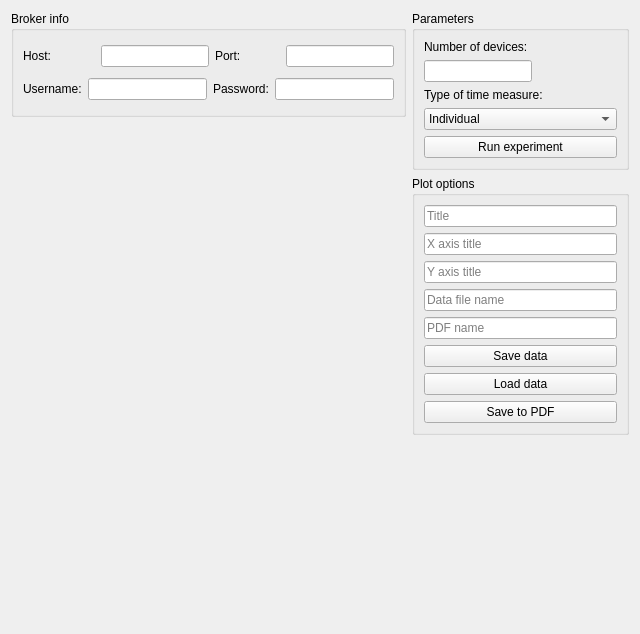
<?xml version="1.0" encoding="UTF-8"?>
<ui version="4.0">
 <class>ExperimentsUI</class>
 <widget class="QWidget" name="ExperimentsUI">
  <property name="geometry">
   <rect>
    <x>0</x>
    <y>0</y>
    <width>640</width>
    <height>634</height>
   </rect>
  </property>
  <property name="windowTitle">
   <string>Form</string>
  </property>
  <layout class="QVBoxLayout" name="verticalLayout">
   <item>
    <layout class="QHBoxLayout" name="horizontalLayout_4">
     <item>
      <layout class="QVBoxLayout" name="verticalLayout_2">
       <item>
        <widget class="QGroupBox" name="groupBox_2">
         <property name="title">
          <string>Broker info</string>
         </property>
         <layout class="QVBoxLayout" name="verticalLayout_5">
          <item>
           <layout class="QHBoxLayout" name="horizontalLayout_2">
            <item>
             <widget class="QLabel" name="label_host">
              <property name="sizePolicy">
               <sizepolicy hsizetype="Maximum" vsizetype="Preferred">
                <horstretch>0</horstretch>
                <verstretch>0</verstretch>
               </sizepolicy>
              </property>
              <property name="minimumSize">
               <size>
                <width>72</width>
                <height>0</height>
               </size>
              </property>
              <property name="text">
               <string>Host:</string>
              </property>
             </widget>
            </item>
            <item>
             <widget class="QLineEdit" name="lineEdit_host"/>
            </item>
            <item>
             <widget class="QLabel" name="label_port">
              <property name="enabled">
               <bool>true</bool>
              </property>
              <property name="minimumSize">
               <size>
                <width>65</width>
                <height>0</height>
               </size>
              </property>
              <property name="text">
               <string>Port:</string>
              </property>
              <property name="wordWrap">
               <bool>false</bool>
              </property>
             </widget>
            </item>
            <item>
             <widget class="QLineEdit" name="lineEdit_port"/>
            </item>
           </layout>
          </item>
          <item>
           <layout class="QHBoxLayout" name="horizontalLayout_3">
            <item>
             <widget class="QLabel" name="label_username">
              <property name="text">
               <string>Username:</string>
              </property>
             </widget>
            </item>
            <item>
             <widget class="QLineEdit" name="lineEdit_username"/>
            </item>
            <item>
             <widget class="QLabel" name="label_password">
              <property name="text">
               <string>Password:</string>
              </property>
             </widget>
            </item>
            <item>
             <widget class="QLineEdit" name="lineEdit_password"/>
            </item>
           </layout>
          </item>
         </layout>
        </widget>
       </item>
       <item>
        <layout class="QHBoxLayout" name="horizontalLayout">
         <item>
          <widget class="QCustomPlot" name="widget_plot" native="true">
           <property name="sizePolicy">
            <sizepolicy hsizetype="Preferred" vsizetype="Minimum">
             <horstretch>0</horstretch>
             <verstretch>0</verstretch>
            </sizepolicy>
           </property>
           <property name="minimumSize">
            <size>
             <width>0</width>
             <height>500</height>
            </size>
           </property>
          </widget>
         </item>
        </layout>
       </item>
      </layout>
     </item>
     <item>
      <layout class="QVBoxLayout" name="verticalLayout_3">
       <item>
        <widget class="QGroupBox" name="groupBox">
         <property name="title">
          <string>Parameters</string>
         </property>
         <layout class="QVBoxLayout" name="verticalLayout_4">
          <item>
           <widget class="QLabel" name="label_ndevices">
            <property name="text">
             <string>Number of devices:</string>
            </property>
           </widget>
          </item>
          <item>
           <widget class="QLineEdit" name="lineEdit_ndevices">
            <property name="sizePolicy">
             <sizepolicy hsizetype="Maximum" vsizetype="Fixed">
              <horstretch>0</horstretch>
              <verstretch>0</verstretch>
             </sizepolicy>
            </property>
           </widget>
          </item>
          <item>
           <widget class="QLabel" name="label">
            <property name="text">
             <string>Type of time measure:</string>
            </property>
           </widget>
          </item>
          <item>
           <widget class="QComboBox" name="comboBox_time_measurement">
            <item>
             <property name="text">
              <string>Individual</string>
             </property>
            </item>
            <item>
             <property name="text">
              <string>Cummulative</string>
             </property>
            </item>
           </widget>
          </item>
          <item>
           <widget class="QPushButton" name="pushButton_runExperiment">
            <property name="text">
             <string>Run experiment</string>
            </property>
           </widget>
          </item>
         </layout>
        </widget>
       </item>
       <item>
        <widget class="QGroupBox" name="groupBox_3">
         <property name="title">
          <string>Plot options</string>
         </property>
         <layout class="QVBoxLayout" name="verticalLayout_6">
          <item>
           <widget class="QLineEdit" name="lineEdit_plot_title">
            <property name="text">
             <string/>
            </property>
            <property name="placeholderText">
             <string>Title</string>
            </property>
           </widget>
          </item>
          <item>
           <widget class="QLineEdit" name="lineEdit_x_title">
            <property name="placeholderText">
             <string>X axis title</string>
            </property>
           </widget>
          </item>
          <item>
           <widget class="QLineEdit" name="lineEdit_y_title">
            <property name="placeholderText">
             <string>Y axis title</string>
            </property>
           </widget>
          </item>
          <item>
           <widget class="QLineEdit" name="lineEdit_data_name">
            <property name="text">
             <string/>
            </property>
            <property name="placeholderText">
             <string>Data file name</string>
            </property>
           </widget>
          </item>
          <item>
           <widget class="QLineEdit" name="lineEdit_pdf_name">
            <property name="placeholderText">
             <string>PDF name</string>
            </property>
           </widget>
          </item>
          <item>
           <widget class="QPushButton" name="pushButton">
            <property name="text">
             <string>Save data</string>
            </property>
           </widget>
          </item>
          <item>
           <widget class="QPushButton" name="pushButton_load_data">
            <property name="text">
             <string>Load data</string>
            </property>
           </widget>
          </item>
          <item>
           <widget class="QPushButton" name="pushButton_save_pdf">
            <property name="text">
             <string>Save to PDF</string>
            </property>
           </widget>
          </item>
         </layout>
        </widget>
       </item>
       <item>
        <spacer name="verticalSpacer_2">
         <property name="orientation">
          <enum>Qt::Vertical</enum>
         </property>
         <property name="sizeHint" stdset="0">
          <size>
           <width>20</width>
           <height>40</height>
          </size>
         </property>
        </spacer>
       </item>
      </layout>
     </item>
    </layout>
   </item>
  </layout>
 </widget>
 <customwidgets>
  <customwidget>
   <class>QCustomPlot</class>
   <extends>QWidget</extends>
   <header>qcustomplot.h</header>
   <container>1</container>
  </customwidget>
 </customwidgets>
 <resources/>
 <connections/>
</ui>
